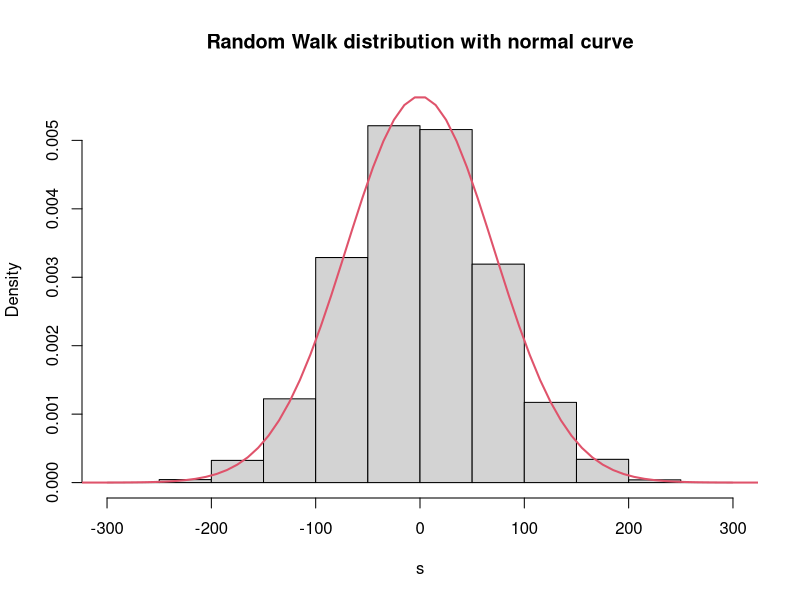

Here is the R script that generated this plot:
n <- 10000
N <- 5000
s <- c()
for (i in 1:n) {
    s <- c(s, sum(sample(c(-1, 1), size = N, replace = T)))
}

# X-axis grid
x2 <- seq(-N, N, length = 1000)

# Normal curve
fun <- dnorm(x2, mean = 0, sd = sqrt(N))

windows()
# Histogram
hist(s,
    prob = TRUE,
    ylim = c(0, max(fun)),
    main = "Random Walk distribution with normal curve"
)
lines(x2, fun, col = 2, lwd = 2)